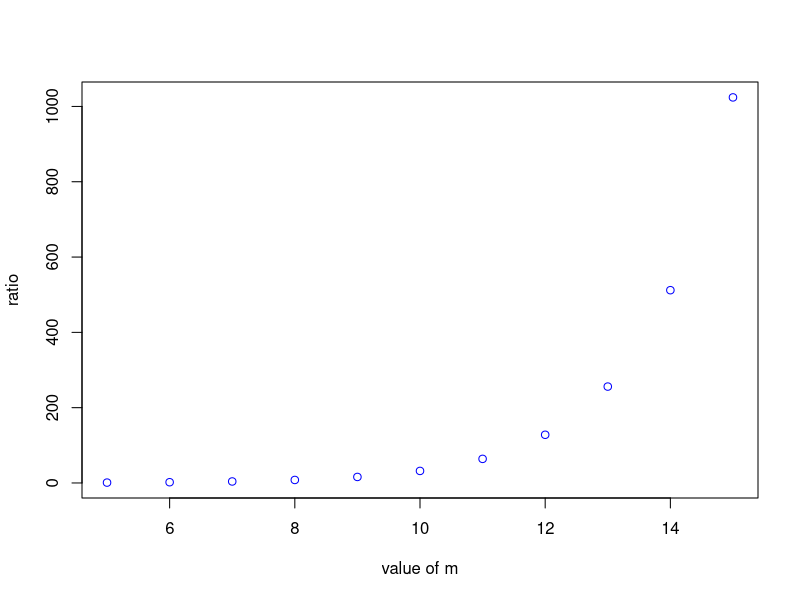
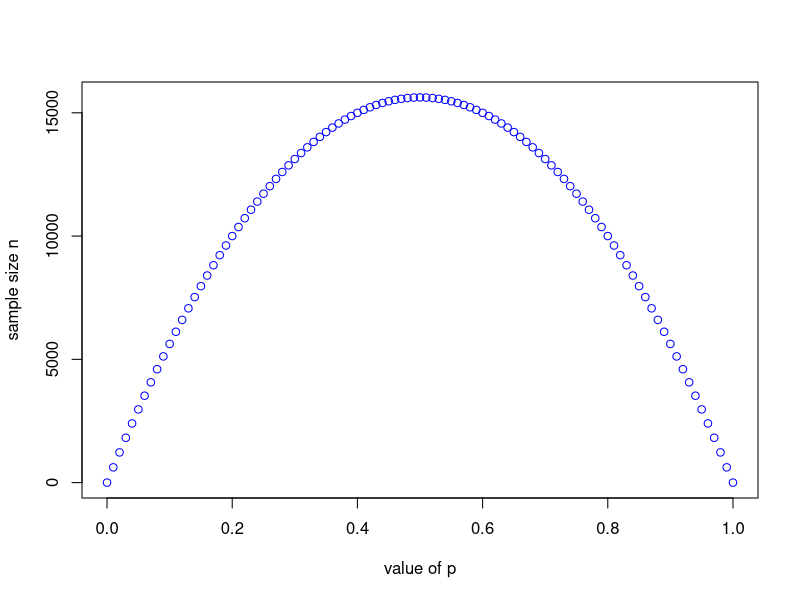
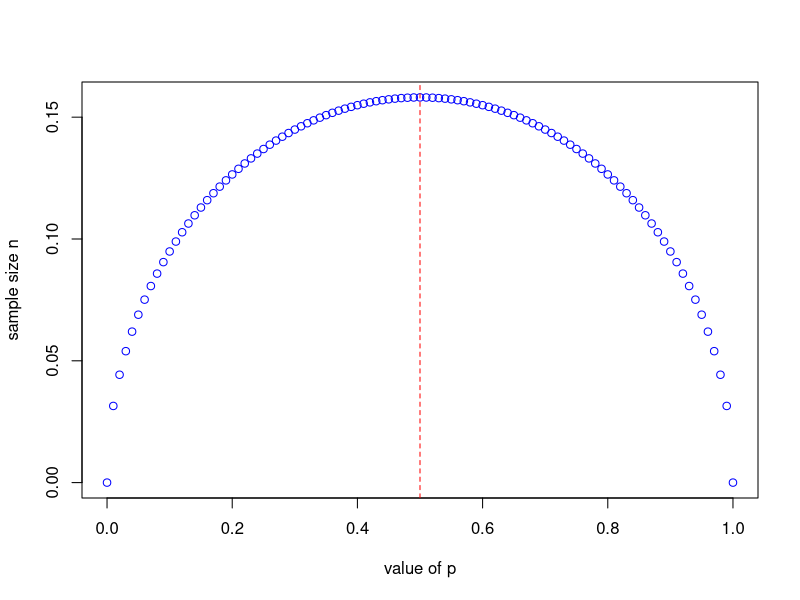
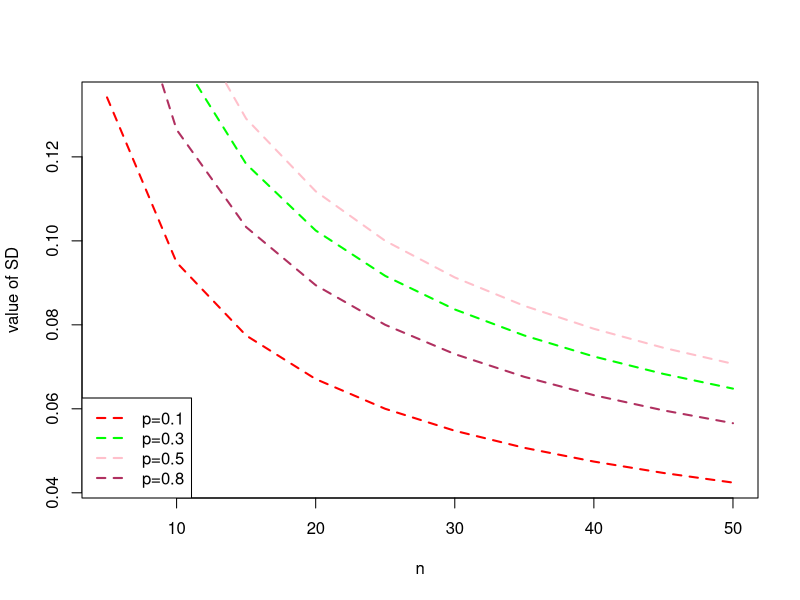
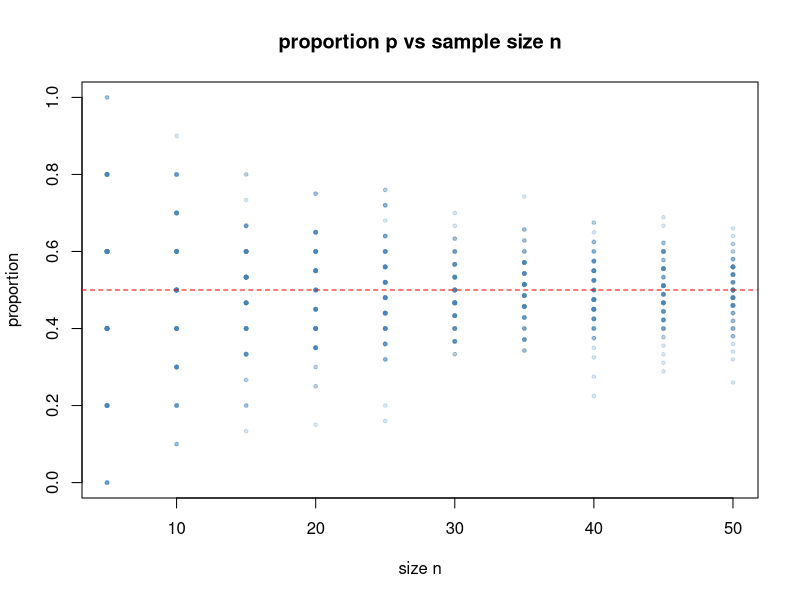
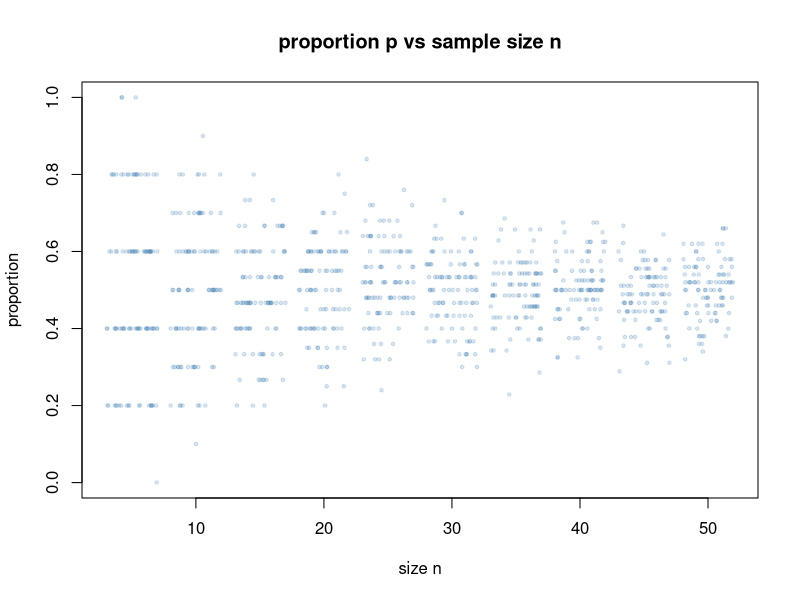

Recreate these plots in R, in order.
## ---- chunk 1
knitr::opts_chunk$set(echo = TRUE)
set.seed(12314159)

imageDirectory <- "./img"
dataDirectory <- "./data"
path_concat <- function(path1, path2, sep="/") {
                       paste(path1, path2, sep = sep)
                      }
## ---- chunk 2
      prob_ratio1 <- function (n, a, b, odds = 1) {
         choose_n_a <- choose(n,a)
         choose_n_b <- choose(n,b)
         ans <- choose_n_a/choose_n_b*odds^(a-b)
         return(ans)
      }
      # print(prob_ratio1(5,3,4,5))
## ---- chunk 3
      prob_ratio2 <- function (n, a, b, odds = 1) {
        p <-  odds/(1+odds)
        p_a <- dbinom(a,size=n,prob=p)
        p_b <- dbinom(b,size=n,prob=p)
        return(p_a/p_b)
      }
      # print(prob_ratio2(5,3,4,5))
## ---- chunk 4
      # using choose()
      prob_ratio1(50, a = 5, b = 45)
      prob_ratio1(50, a = 5, b = 45, odds = 9)
      # and using dbinom()
      prob_ratio2(50, a = 5, b = 45)
      prob_ratio2(50, a = 5, b = 45, odds = 9)
## ---- chunk 5
      ms <- seq(from=5, to=15)
      get_ratio <- function(p,n,ms){
          ans = c()
          for (i in 1:length(ms)){
              ans <- c(ans, p^(n-ms[i]))
          }
          return(ans)
      }
      ratios <- get_ratio(1/2,5,ms)
      plot(ms,ratios,xlab="value of m",ylab="ratio",col="blue")
## ---- chunk 6
        sd_p_wig <- function (n, p) {
            # Your code here
            return(sqrt(p*(1-p)/n))
        }
## ---- chunk 7
      p <- seq(0,1,0.01)
      get_n <- function(p_list){
          ans = c()
          for (i in 1:length(p_list)){
              ans <- c(ans, ((250^2)*p[i]*(1-p[i])))
          }
          return(ans)
      }
      n_list <- get_n(p)
      plot(p,n_list,xlab="value of p",ylab="sample size n",col="blue")
## ---- chunk 8
p_list <- seq(0, 1, 0.01)
n <- 10
get_sd <- function(n,list_p){
  ans = c()
  for (i in 1:length(p_list)){
      ans <- c(ans, sqrt(p[i]*(1-p[i])/n))
    }
  return(ans)
}
sd_list <- get_sd(n,p_list)
max_index = which.max(sd_list)

plot(p_list,sd_list,xlab="value of p",ylab="sample size n",col="blue")
abline(v=p_list[max_index],lty=2,col="red")

## ---- chunk 9
n_list = seq(5,50,5)
p_list = c(0.1,0.3,0.5,0.8)
colors = c("red","green","pink","maroon")

get_sd <- function(n_list,p_list){
  ans_list = c()
  for(i in 1:length(p_list)){
    ans <- c(sapply(n_list, function(n) sqrt(p_list[i]*(1-p_list[i])/n)))
      ans_list <- c(ans_list,ans)
      print(typeof(ans))
  }
  return(ans_list)
}


vals<-get_sd(n_list, p_list)

dim(vals)<-c(10,4)

plot(n_list,vals[,1],lwd = 2,lty=2, type="l",col=colors[1],xlab="n",ylab="value of SD")
for(i in 2:length(p_list)){
  print(length(n_list))
  print(vals[,i])
  lines(n_list,vals[,i],lwd = 2,lty=2, type ="l",col=colors[i])
  
}
legend("bottomleft", 
  legend = lapply(p_list,  function(x) paste("p=",x,sep="")), 
  #legend = p_list,
  col = colors,
  lty=2,
  lwd=2
)


## ---- chunk 10
n_list = seq(5,50,5)
vals<- sapply(n_list, function(n) rbinom(100,n,0.5)/n)

## ---- chunk 11
n_list = seq(5,50,5)
vals<- sapply(n_list, function(n) rbinom(100,n,0.5)/n)
vals_for_plot = unlist(vals)
n_for_plot = rep(seq(5,50,5),each = 100)
plot(n_for_plot, vals_for_plot, ylim = c(0,1), pch = 19, col =adjustcolor("steelblue", 0.2), cex = 0.5,
     xlab = "size n",ylab = "proportion",main="proportion p vs sample size n")
abline(h=0.5,lty=2,col="red")

## ---- chunk 12
n_list = seq(5,50,5)
vals<- sapply(n_list, function(n) rbinom(100,n,0.5)/n)
vals1 = unlist(vals)
n1 = rep(seq(5,50,5),each = 100)
n2 = jitter(n_for_plot,2)

plot(jitter(n1,2), vals1, ylim = c(0,1), pch = 19, col =adjustcolor("steelblue", 0.2), cex = 0.5,
     xlab = "size n",ylab = "proportion",main="proportion p vs sample size n")


